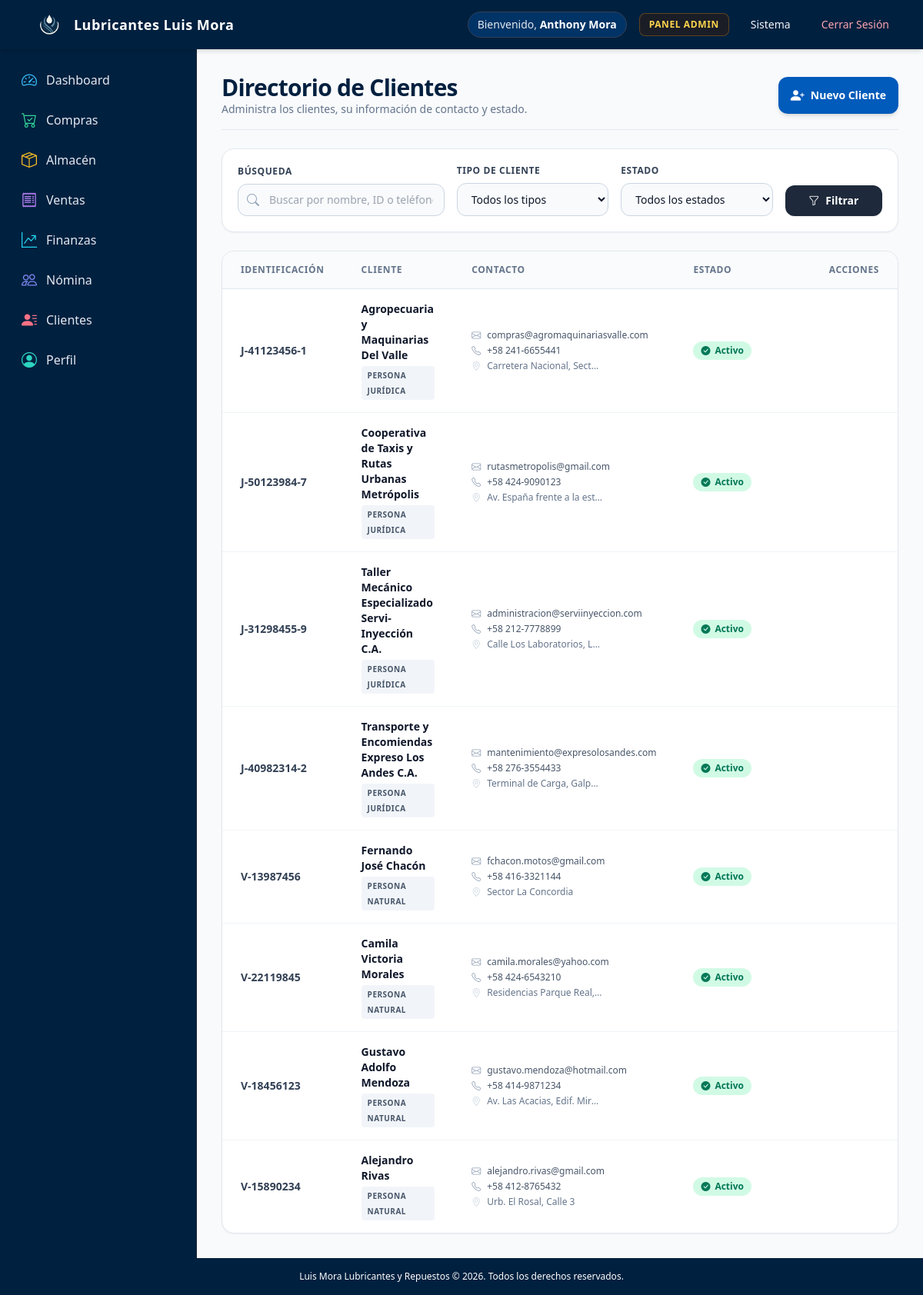
/clientes/ (signed in), run on the app's committed database.
### aplicacion/models.py (models this page shows, shortened)
class CustomUser(AbstractUser):
    ROLES = (
        ('admin', 'Administrador'),
        ('personal', 'Personal'),
        ("invitado", "Invitado"),
    )
    rol = models.CharField(max_length=20, choices=ROLES, default='personal')
    telefono = models.CharField(max_length=20, blank=True, verbose_name="Teléfono")
    direccion = models.TextField(blank=True, verbose_name="Dirección")
    foto_perfil = models.ImageField(upload_to='perfiles/', blank=True, null=True, verbose_name="Foto de perfil")
    admin = models.BooleanField(default=False, verbose_name="¿Administrador?")
    class Meta:
        verbose_name = 'Usuario'
        verbose_name_plural = 'Usuarios'

class Cliente(models.Model):
    TIPO_CHOICES = (
        ('NATURAL', 'Persona Natural'),
        ('JURIDICO', 'Persona Jurídica'),
    )
    tipo = models.CharField(max_length=10, choices=TIPO_CHOICES, default='NATURAL')
    identificacion = models.CharField(max_length=20, unique=True)
    nombre = models.CharField(max_length=100)
    direccion = models.TextField(blank=True)
    telefono = models.CharField(max_length=20, blank=True)
    email = models.EmailField(blank=True)
    activo = models.BooleanField(default=True)
    fecha_creacion = models.DateTimeField(auto_now_add=True)
    class Meta:
        verbose_name = "Cliente"
        verbose_name_plural = "Clientes"

### aplicacion/views.py (the view)
# urls.py: path('clientes/', listar_clientes, name='clientes'),
@login_required
def listar_clientes(request):
    clientes = Cliente.objects.filter(activo=True).order_by('-fecha_creacion')
    tipo = request.GET.get('tipo')
    estado = request.GET.get('estado')
    search_query = request.GET.get('search')
    if tipo:
        clientes = clientes.filter(tipo=tipo)
    if estado:
        clientes = clientes.filter(activo=estado == 'activo')
    if search_query:
        clientes = clientes.filter(
            models.Q(nombre__icontains=search_query) |
            models.Q(identificacion__icontains=search_query) |
            models.Q(telefono__icontains=search_query)
        )
    paginator = Paginator(clientes, 10)
    page_number = request.GET.get('page')
    page_obj = paginator.get_page(page_number)
    search_form = ClienteSearchForm(request.GET or None)
    return render(request, 'vistas/clientes.html', {
        'clientes': page_obj,
        'page_obj': page_obj,
        'search_form': search_form
    })

### aplicacion/forms.py
class ClienteSearchForm(forms.Form):
    TIPO_CHOICES = [
        ('', 'Todos los tipos'),
        ('NATURAL', 'Persona Natural'),
        ('JURIDICO', 'Persona Jurídica'),
    ]
    ESTADO_CHOICES = [
        ('', 'Todos los estados'),
        ('activo', 'Activo'),
        ('inactivo', 'Inactivo'),
    ]
    search = forms.CharField(
        required=False,
        widget=forms.TextInput(attrs={
            'placeholder': 'Buscar por nombre, ID o teléfono',
            'class': 'form-control'
        })
    )
    tipo = forms.ChoiceField(
        choices=TIPO_CHOICES,
        required=False,
        widget=forms.Select(attrs={'class': 'form-select'})
    )
    estado = forms.ChoiceField(
        choices=ESTADO_CHOICES,
        required=False,
        widget=forms.Select(attrs={'class': 'form-select'})
    )

### templates/vistas/clientes.html (shortened to what this page needs)
{% extends 'paneles/admin.html' %}
{% load static %}
{% block dashboard %}
<div class="flex flex-col md:flex-row md:items-center justify-between pb-4 border-b border-slate-200 mb-6 gap-4">
  <div>
    <h1 class="text-2xl sm:text-3xl font-extrabold text-brand-dark tracking-tight">Directorio de Clientes</h1>
    <p class="text-sm text-slate-500">Administra los clientes, su información de contacto y estado.</p>
  </div>
  <div>
    <a href="{% url 'nuevo_cliente' %}" class="inline-flex items-center space-x-2 px-4 py-2.5 bg-brand-primary hover:bg-brand-dark text-white font-semibold text-sm rounded-xl shadow-md transition transform active:scale-95">
      <i class="bi bi-person-plus-fill text-lg"></i>
      <span>Nuevo Cliente</span>
    </a>
  </div>
</div>
<div class="bg-white p-5 rounded-2xl shadow-sm border border-slate-200 mb-6">
  <form method="get" class="grid grid-cols-1 md:grid-cols-12 gap-4 items-end">
    <div class="md:col-span-4">
      <label class="block text-xs font-bold text-slate-700 uppercase tracking-wider mb-2">Búsqueda</label>
      <div class="relative">
        <div class="absolute inset-y-0 left-0 flex items-center pl-3 pointer-events-none">
        </div>
        <div class="[&>input]:pl-10">
          {{ search_form.search }}
        </div>
      </div>
    </div>
    <div class="md:col-span-3">
      <label class="block text-xs font-bold text-slate-700 uppercase tracking-wider mb-2">Tipo de Cliente</label>
      {{ search_form.tipo }}
    </div>
    <div class="md:col-span-3">
      <label class="block text-xs font-bold text-slate-700 uppercase tracking-wider mb-2">Estado</label>
      {{ search_form.estado }}
    </div>
    <div class="md:col-span-2 flex flex-col space-y-2">
      <button type="submit" class="w-full inline-flex justify-center items-center space-x-2 px-4 py-2.5 bg-slate-800 hover:bg-slate-900 text-white font-semibold text-sm rounded-xl shadow-sm transition">
        <i class="bi bi-funnel"></i>
        <span>Filtrar</span>
      </button>
    </div>
  </form>
</div>
<div class="bg-white rounded-2xl shadow-sm border border-slate-200 overflow-hidden mb-6">
  <div class="overflow-x-auto">
    <table class="w-full text-sm text-left text-slate-600">
      <thead class="text-xs text-slate-500 uppercase bg-slate-50/80 border-b border-slate-200">
        <tr>
          <th scope="col" class="px-6 py-4 font-bold tracking-wider">Identificación</th>
          <th scope="col" class="px-6 py-4 font-bold tracking-wider">Cliente</th>
          <th scope="col" class="px-6 py-4 font-bold tracking-wider">Contacto</th>
          <th scope="col" class="px-6 py-4 font-bold tracking-wider">Estado</th>
          <th scope="col" class="px-6 py-4 font-bold tracking-wider text-right">Acciones</th>
        </tr>
      </thead>
      <tbody class="divide-y divide-slate-100">
        {% for cliente in clientes %}
        <tr class="hover:bg-slate-50/60 transition group">
          <td class="px-6 py-4 font-semibold text-slate-700">
            {{ cliente.identificacion }}
          </td>
          <td class="px-6 py-4">
            <div class="font-bold text-slate-900">{{ cliente.nombre }}</div>
            <span class="inline-flex items-center px-2 py-0.5 rounded text-[10px] font-bold uppercase tracking-wider bg-slate-100 text-slate-600 mt-1">
              {{ cliente.get_tipo_display }}
            </span>
          </td>
          <td class="px-6 py-4 space-y-1">
            {% if cliente.email %}
            <div class="flex items-center text-xs text-slate-600"><i class="bi bi-envelope text-slate-400 mr-2"></i> {{ cliente.email }}</div>
            {% endif %}
            {% if cliente.telefono %}
            <div class="flex items-center text-xs text-slate-600"><i class="bi bi-telephone text-slate-400 mr-2"></i> {{ cliente.telefono }}</div>
            {% endif %}
            {% if cliente.direccion %}
            <div class="flex items-center text-xs text-slate-500"><i class="bi bi-geo-alt text-slate-300 mr-2"></i> <span class="truncate max-w-[150px]">{{ cliente.direccion }}</span></div>
            {% endif %}
          </td>
          <td class="px-6 py-4">
            {% if cliente.activo %}
            <span class="inline-flex items-center px-2.5 py-1 rounded-full text-xs font-bold bg-emerald-100 text-emerald-700">
              <i class="bi bi-check-circle-fill mr-1.5"></i> Activo
            </span>
            {% else %}
            <span class="inline-flex items-center px-2.5 py-1 rounded-full text-xs font-bold bg-rose-100 text-rose-700">
              <i class="bi bi-x-circle-fill mr-1.5"></i> Inactivo
            </span>
            {% endif %}
          </td>
          <td class="px-6 py-4 text-right">
          </td>
        </tr>
        {% endfor %}
      </tbody>
    </table>
  </div>
</div>
{% endblock %}

### templates/base.html (shortened to what this page needs)
{% load static %}
<!DOCTYPE html>
<html lang="es" class="h-full bg-slate-50">
  <head>
    <script src="https://cdn.tailwindcss.com"></script>
    <link href="{% static 'bootstrap-icons/bootstrap-icons.css' %}" rel="stylesheet">
    <link rel="stylesheet" href="{% static 'css/styles.css' %}" />
  </head>
  <body class="h-full font-sans antialiased text-slate-800 bg-slate-50 flex flex-col min-h-screen">
    <header class="bg-brand-dark text-white shadow-md sticky top-0 z-40">
      <nav class="max-w-7xl mx-auto px-4 sm:px-6 lg:px-8">
        <div class="flex items-center justify-between h-16">
          <div class="flex items-center space-x-3">
            <a href="{% url 'inicio' %}" class="flex items-center space-x-3 group">
              <img
                src="{% static 'img/Logo sin Fondo.png' %}"
                alt="Logo"
                class="h-10 w-auto transition-transform group-hover:scale-105"
              />
              <span class="font-bold text-lg tracking-wide text-white group-hover:text-sky-300 transition-colors">
                Lubricantes Luis Mora
              </span>
            </a>
          </div>
          <div class="hidden md:flex items-center space-x-4">
            {% if user.is_authenticated %}
              <span class="text-sm font-medium text-slate-200 bg-brand-navy/60 px-3 py-1.5 rounded-full border border-slate-700">
                Bienvenido, <strong class="text-white">{{ user.get_full_name|default:user.username }}</strong>
              </span>
              {% if user.admin or user.rol == 'admin' %}
                <a href="/admin/" target="_blank" class="text-xs font-semibold uppercase tracking-wider text-amber-300 hover:text-amber-200 bg-amber-950/40 hover:bg-amber-900/50 px-3 py-1.5 rounded-lg border border-amber-500/30 transition">
                  Panel Admin
                </a>
              {% endif %}
              <a href="{% url 'dashboard' %}" class="text-sm font-medium text-slate-100 hover:text-white hover:bg-brand-navy px-3 py-2 rounded-lg transition">
                Sistema
              </a>
              <a href="{% url 'logout' %}" class="text-sm font-medium text-rose-300 hover:text-rose-100 hover:bg-rose-950/40 px-3 py-2 rounded-lg transition">
                Cerrar Sesión
              </a>
            {% else %}
              {% if request.resolver_match.url_name != 'login' %}
                <a href="{% url 'login' %}" class="inline-flex items-center px-4 py-2 text-sm font-semibold text-white bg-brand-steel hover:bg-sky-600 rounded-lg shadow transition duration-150">
                  Iniciar Sesión
                </a>
              {% endif %}
            {% endif %}
          </div>
        </div>
      </nav>
    </header>
    <div class="flex-1 flex overflow-hidden">
      {% if user.is_authenticated %}
        <aside class="hidden md:flex flex-col w-64 bg-brand-dark text-slate-200 border-r border-slate-800 min-h-screen">
          <div class="p-4 space-y-6">
            <nav class="space-y-1">
              <a href="{% url 'dashboard' %}" class="flex items-center space-x-3 px-3 py-2.5 rounded-lg font-medium text-slate-200 hover:bg-brand-navy hover:text-white transition group">
                <i class="bi bi-speedometer2 text-xl text-sky-400 group-hover:scale-110 transition-transform"></i>
                <span>Dashboard</span>
              </a>
              <a href="{% url 'compras' %}" class="flex items-center space-x-3 px-3 py-2.5 rounded-lg font-medium text-slate-200 hover:bg-brand-navy hover:text-white transition group">
                <i class="bi bi-cart-check text-xl text-emerald-400 group-hover:scale-110 transition-transform"></i>
                <span>Compras</span>
              </a>
              <a href="{% url 'inventario' %}" class="flex items-center space-x-3 px-3 py-2.5 rounded-lg font-medium text-slate-200 hover:bg-brand-navy hover:text-white transition group">
                <i class="bi bi-box-seam text-xl text-amber-400 group-hover:scale-110 transition-transform"></i>
                <span>Almacén</span>
              </a>
              <a href="{% url 'lista_ventas' %}" class="flex items-center space-x-3 px-3 py-2.5 rounded-lg font-medium text-slate-200 hover:bg-brand-navy hover:text-white transition group">
                <i class="bi bi-receipt text-xl text-purple-400 group-hover:scale-110 transition-transform"></i>
                <span>Ventas</span>
              </a>
              <a href="{% url 'reportes' %}" class="flex items-center space-x-3 px-3 py-2.5 rounded-lg font-medium text-slate-200 hover:bg-brand-navy hover:text-white transition group">
                <i class="bi bi-graph-up-arrow text-xl text-cyan-400 group-hover:scale-110 transition-transform"></i>
                <span>Finanzas</span>
              </a>
              <a href="{% url 'nomina_personal' %}" class="flex items-center space-x-3 px-3 py-2.5 rounded-lg font-medium text-slate-200 hover:bg-brand-navy hover:text-white transition group">
                <i class="bi bi-people text-xl text-indigo-400 group-hover:scale-110 transition-transform"></i>
                <span>Nómina</span>
              </a>
              <a href="{% url 'clientes' %}" class="flex items-center space-x-3 px-3 py-2.5 rounded-lg font-medium text-slate-200 hover:bg-brand-navy hover:text-white transition group">
                <i class="bi bi-person-lines-fill text-xl text-rose-400 group-hover:scale-110 transition-transform"></i>
                <span>Clientes</span>
              </a>
              <a href="{% url 'perfil' %}" class="flex items-center space-x-3 px-3 py-2.5 rounded-lg font-medium text-slate-200 hover:bg-brand-navy hover:text-white transition group">
                <i class="bi bi-person-circle text-xl text-teal-400 group-hover:scale-110 transition-transform"></i>
                <span>Perfil</span>
              </a>
            </nav>
          </div>
        </aside>
      {% endif %}
      <main class="flex-1 overflow-y-auto p-4 sm:p-6 lg:p-8">
        {% block content %}{% endblock %}
      </main>
    </div>
    <footer class="bg-brand-dark text-white py-4 text-center text-xs text-slate-500">
      <div class="max-w-7xl mx-auto px-4">
        <p>Luis Mora Lubricantes y Repuestos &copy; {% now "Y" %}. Todos los derechos reservados.</p>
      </div>
    </footer>
  </body>
</html>

### static/css/styles.css (style rules this page uses)
:root { --azul-marino-oscuro: #00203F; --azul-marino-medio: #004080; --azul-marino-claro: #005BBB; --azul-acero: #4682B4; --gris-azul: #708090; --blanco-humo: #F5F5F5; }
* { margin: 0; padding: 0; box-sizing: border-box; }
body { background-color: var(--blanco-humo); color: var(--blanco-humo); font-family: 'NotoSansJP', sans-serif; font-size: 16px; line-height: 1.5; }
input[type="text"], input[type="number"], input[type="password"], input[type="email"], input[type="date"], select, textarea, .form-control, .form-select { width: 100%; padding: 0.625rem 0.875rem; background-color: #F8FAFC; border: 1px solid #CBD5E1; border-radius: 0.75rem; font-size: 0.875rem; line-height: 1.25rem; color: #0F172A; transition: all 0.15s ease-in-out; }
label { display: block; font-size: 0.75rem; font-weight: 700; text-transform: uppercase; letter-spacing: 0.05em; color: #334155; margin-bottom: 0.375rem; }

### data on the page
CustomUser: get_full_name "Anthony Mora"
Cliente: identificacion "J-41123456-1", nombre "Agropecuaria y Maquinarias Del Valle", tipo "PERSONA JURÍDICA", email "compras@agromaquinariasvalle.com", telefono "+58 241-6655441", direccion "Carretera Nacional, Sect…", activo True (drawn)
Cliente: identificacion "J-50123984-7", nombre "Cooperativa de Taxis y Rutas Urbanas Metrópolis", tipo "PERSONA JURÍDICA", email "rutasmetropolis@gmail.com", telefono "+58 424-9090123", direccion "Av. España frente a la est…", activo True (drawn)
Cliente: identificacion "J-31298455-9", nombre "Taller Mecánico Especializado Servi-Inyección C.A.", tipo "PERSONA JURÍDICA", email "administracion@serviinyeccion.com", telefono "+58 212-7778899", direccion "Calle Los Laboratorios, L…", activo True (drawn)
Cliente: identificacion "J-40982314-2", nombre "Transporte y Encomiendas Expreso Los Andes C.A.", tipo "PERSONA JURÍDICA", email "mantenimiento@expresolosandes.com", telefono "+58 276-3554433", direccion "Terminal de Carga, Galp…", activo True (drawn)
Cliente: identificacion "V-13987456", nombre "Fernando José Chacón", tipo "PERSONA NATURAL", email "fchacon.motos@gmail.com", telefono "+58 416-3321144", direccion "Sector La Concordia", activo True (drawn)
Cliente: identificacion "V-22119845", nombre "Camila Victoria Morales", tipo "PERSONA NATURAL", email "camila.morales@yahoo.com", telefono "+58 424-6543210", direccion "Residencias Parque Real,…", activo True (drawn)
Cliente: identificacion "V-18456123", nombre "Gustavo Adolfo Mendoza", tipo "PERSONA NATURAL", email "gustavo.mendoza@hotmail.com", telefono "+58 414-9871234", direccion "Av. Las Acacias, Edif. Mir…", activo True (drawn)
Cliente: identificacion "V-15890234", nombre "Alejandro Rivas", tipo "PERSONA NATURAL", email "alejandro.rivas@gmail.com", telefono "+58 412-8765432", direccion "Urb. El Rosal, Calle 3", activo True (drawn)
